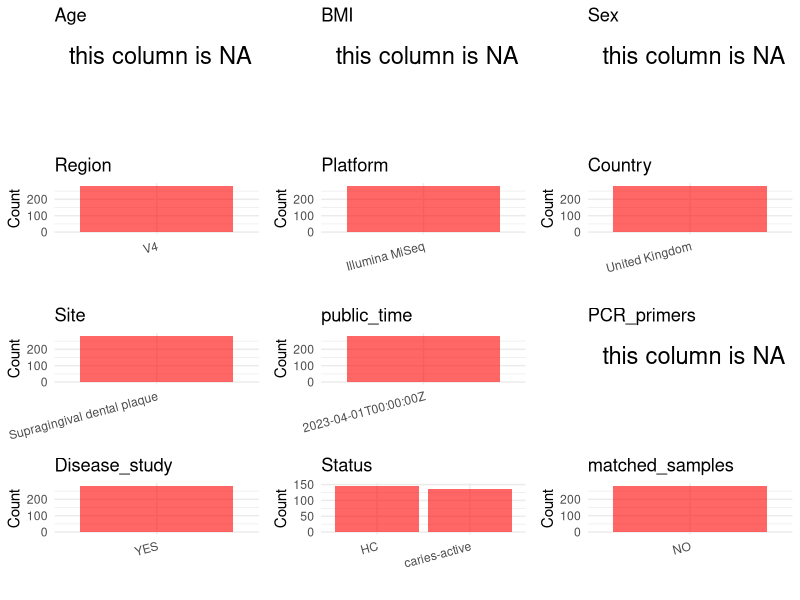

Write R code to recreate this figure. (Note: this script raises an error after producing the figure.)
## ---- chunk 1
library(tidyverse)
library(ggplot2)
library(cowplot)

setwd("C:/Users/zyc/Desktop/oral_project/data/projects/PRJNA712952")
initial_meta <- read.csv("SraRunTable.csv", header = TRUE) 
head(initial_meta)
## ---- chunk 2
metadata <- data.frame(
  BioProject = initial_meta$BioProject,
  Run = initial_meta$Run,
  sample_name = initial_meta$Library.Name,
  Age = NA, 
  BMI = NA,  
  Sex = NA,
  Platform = initial_meta$Instrument,
  Country = initial_meta$geo_loc_name_country,
  Site = initial_meta$Sample.Name,
  public_time = initial_meta$ReleaseDate,
  Status = initial_meta$Sample.Name,
  stringsAsFactors = FALSE
)
## ---- chunk 3

metadata <- metadata %>% mutate(Site = case_when(
  grepl("Supragingival dental plaque",Site) ~ "Supragingival dental plaque",
  TRUE ~ Site
))
metadata <- metadata %>% mutate(Status = case_when(
  grepl("caries-active",Status) ~ "caries-active",
  grepl("caries-free",Status) ~ "HC",
  TRUE ~ Status
))
# metadata <- metadata %>%mutate(Status = case_when(
#   Status == "Oral Neoplasm (Healthy Control)" ~ "HC",
#   Status == "Oral Neoplasm (OSCC)" ~ "OSCC",
#   TRUE ~ "Precancer"
# ))
# metadata <- metadata %>%
#   mutate(Sex = recode(Sex, "female" = "F", "male" = "M"))
# metadata <-metadata%>%
#   mutate(Country = case_when(Country == "Taiwan" ~ "China"))

## ---- chunk 4
metadata$matched_samples <- "NO"
metadata$Region <- "V4"
metadata$title <- "Functional changes in the oral microbiome after use of fluoride and arginine containing dentifrices: a metagenomic and metatranscriptomic study"
metadata$Disease_study <- "YES"
metadata$PCR_primers <- NA

head(metadata)
## ---- chunk 5
print(paste("Number of unique runs:", length(unique(metadata$Run))))
print(paste("Number of unique sample names:", length(unique(metadata$sample_name))))
## ---- chunk 6
plot_data <- metadata %>%
  select(-BioProject, -Run, -sample_name, -title)

# Function to create simple plots for each column
create_simple_plots <- function(data) {
  plots <- list()
  
  for (col in colnames(data)) {
    # Check if the column is all NA
    if (all(is.na(data[[col]]))) {
      # Create an empty plot with text indicating all NA
      p <- ggplot() +
        annotate("text", x = 0.5, y = 0.5, label = "this column is NA", size = 6) +
        labs(title = col) +
        theme_void()
    } else if (is.numeric(data[[col]])) {
      # Numeric variable: histogram
      p <- ggplot(data, aes(x = .data[[col]])) +
        geom_histogram(fill = "blue", alpha = 0.6, bins = 20, na.rm = TRUE) +
        labs(title = col) +
        theme_minimal()
    } else {
      # Categorical variable: bar plot (remove NA values)
      count_data <- as.data.frame(table(data[[col]], useNA = "ifany"))
      p <- ggplot(count_data, aes(x = reorder(Var1, -Freq), y = Freq)) +
        geom_col(fill = "red", alpha = 0.6) +
        labs(title = col, x = NULL, y = "Count") +
        theme_minimal() +
        theme(axis.text.x = element_text(angle = 15, hjust = 1))
    }
    plots[[col]] <- p
  }
  
  return(plots)
}


plots <- create_simple_plots(plot_data)
p<-plot_grid(plots$Age, 
          plots$BMI, 
          plots$Sex, 
          plots$Region, 
          plots$Platform, 
          plots$Country, 
          plots$Site,
          plots$public_time, 
          plots$PCR_primers,
          plots$Disease_study,
          plots$Status,
          plots$matched_samples,# add 
          ncol = 3, align = "hv", axis = "lb")
ggsave("Metadata_Summary.png", plot = p, width = 8, height = 6, dpi = 150)


## ---- chunk 7
knitr::include_graphics("Metadata_Summary.png")
## ---- chunk 8
metadata <- metadata[, c(
  "BioProject", "Run", "sample_name", "Age", "BMI", "Sex", 
  "Region", "Platform", "Country", "Site", "public_time", 
  "PCR_primers", "title", "Disease_study", "Status","matched_samples"
)]

write.csv(metadata, file = "metadata.csv", quote = TRUE)
